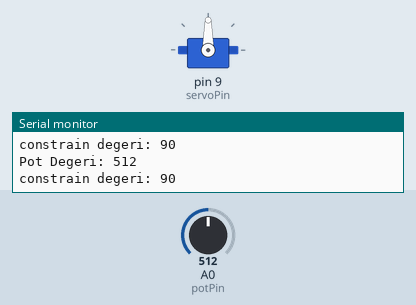
Recording of a sketch running on a simulated Arduino Uno, built with avr-gcc and run on an emulated ATmega328P. Shown: servo, the last lines printed to the serial monitor. Inputs (shaded band) come from the test bench; at power-on: A0 (potPin) = 512.

Above: at 1.2 s.
1.3 s: A0 (potPin) set to 716
At 2.6 s:
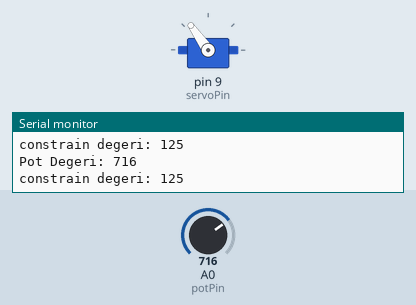
3.1 s: A0 (potPin) set to 900
At 4.3 s:
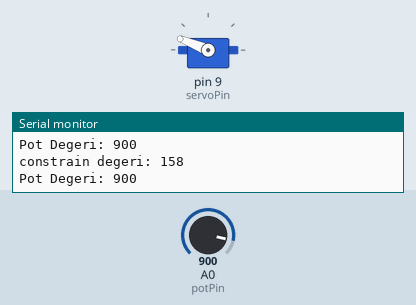
4.9 s: A0 (potPin) set to 1023
At 5.9 s:
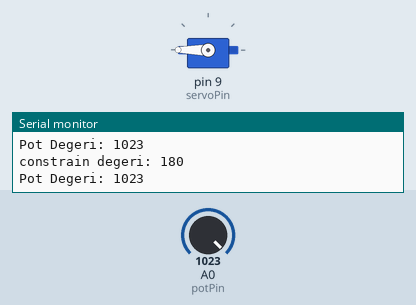
6.7 s: A0 (potPin) set to 306
At 7.5 s:
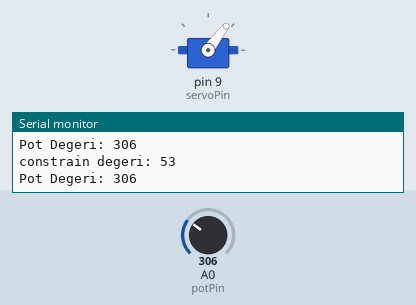
8.5 s: A0 (potPin) set to 122
At 9.2 s:
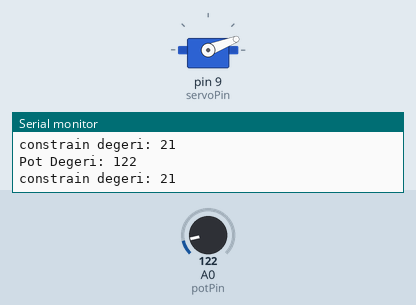
10.3 s: A0 (potPin) set to 0
At 12.0 s:
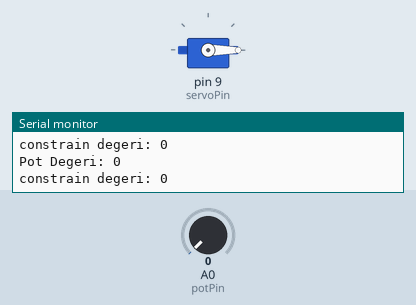
Timing chart, 0 to 13.1 s (numbered marks = the images above; inputs shaded):
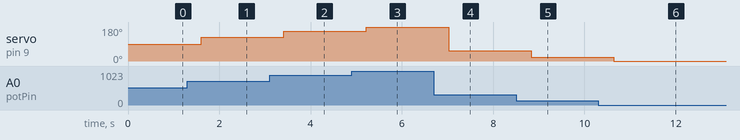

The sketch:

ArduinoileServoMotor.ino
```cpp
#include<Servo.h> //kütüphaneye ekledik
Servo servo; // servo objesi oluşturduk.

int servoPin = 9;
int potPin = A0;
int potValue = 0;

void setup() {
  Serial.begin(9600);
  pinMode(potPin, INPUT);
  servo.attach(servoPin); //servo pinimizi attach keyword ile atadır
}

void loop() {
  potValue = analogRead(potPin);
  Serial.println("Pot Degeri: " + String(potValue));
  delay(100);
  int mapValue = map(potValue,0,1023,0,180);
  int constrainValue = constrain(mapValue, 0, 180);
  Serial.println("constrain degeri: " + String(constrainValue)); // map degerimizi yazdirdik
  delay(100);
  servo.write(constrainValue); // servoya constrainValue miktarınında dönmesini sağladık.

}
//Servo Motorları robot teknolojisinde kullanılıyor
```

Measured:
- after the input at 1.3 s, servo on pin 9 (servoPin): 90° → 125° after 0.31 s
- after the input at 3.1 s, servo on pin 9 (servoPin): 125° → 158° after 0.31 s
- after the input at 4.9 s, servo on pin 9 (servoPin): 158° → 180° after 0.32 s
- after the input at 6.7 s, servo on pin 9 (servoPin): 180° → 53° after 0.33 s
- after the input at 8.5 s, servo on pin 9 (servoPin): 53° → 21° after 0.34 s
- after the input at 10.3 s, servo on pin 9 (servoPin): 21° → 0° after 0.34 s
